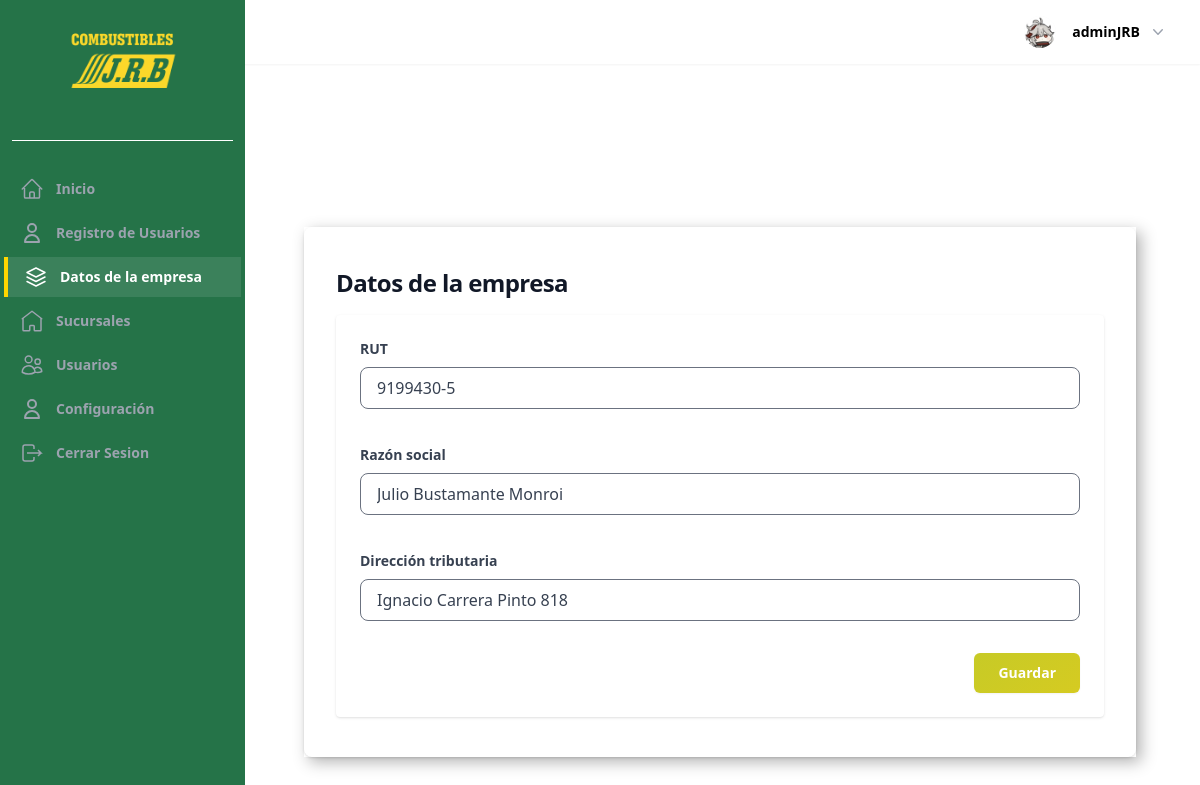
/empresa/ (signed in), run on an earlier commit of the app's database.
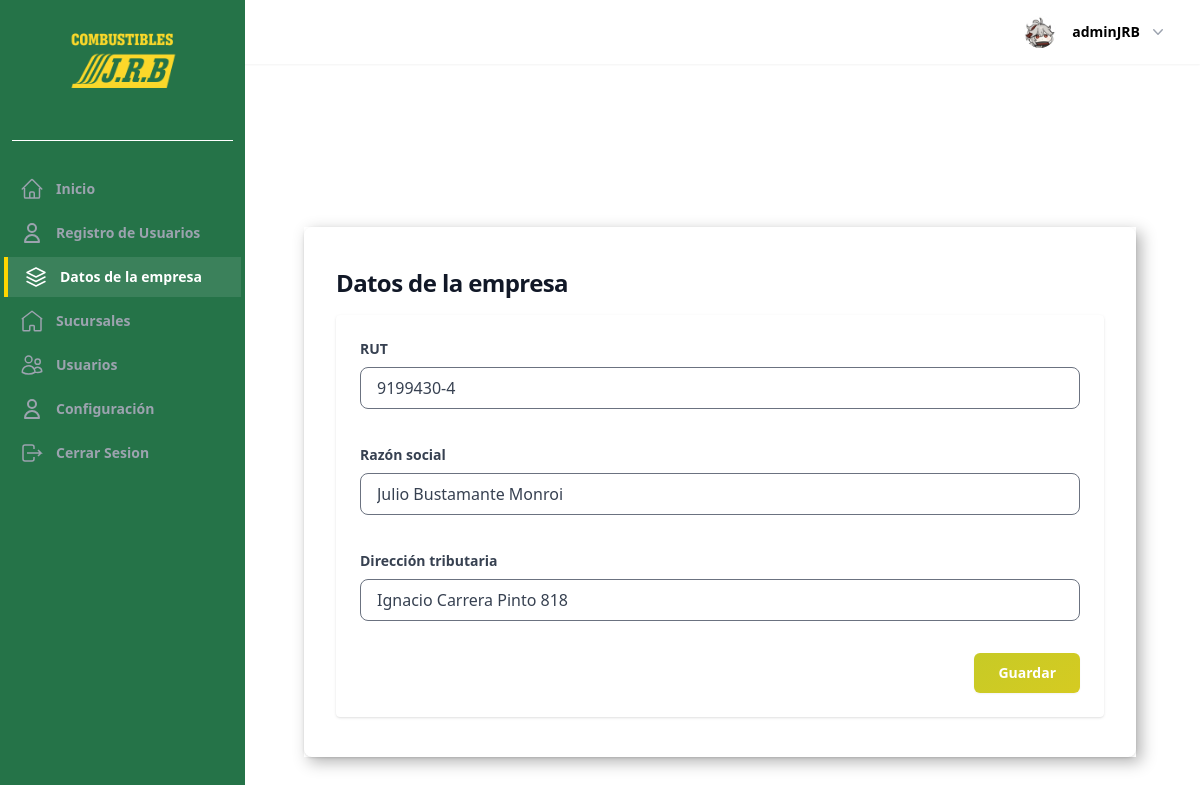
And on a later commit of the database.
### homeApp/models.py (models this page shows, shortened)
class Company(models.Model):
    rut = models.CharField(
        max_length=12,
        unique=True,
        validators=[
            RegexValidator(
                regex=r"^[0-9.]+-[0-9kK]{1}$",
                message="Ingrese un RUT válido en el formato 12.345.678-9",
            )
        ],
        verbose_name="RUT",
    )
    business_name = models.CharField(
        max_length=255,
        verbose_name="Razón social",
    )
    tax_address = models.CharField(
        max_length=255,
        verbose_name="Dirección tributaria",
    )
    profile = models.OneToOneField(
        "UsuarioApp.Profile",
        on_delete=models.CASCADE,
        related_name="company",
        verbose_name="Perfil",
    )
    class Meta:
        verbose_name = "Empresa"
        verbose_name_plural = "Empresas"
        db_table = "UsuarioApp_company"

### UsuarioApp/views.py (the view, shortened to what this page needs)
# urls.py: path("empresa/", views.CompanyUpdateView.as_view(), name="company_edit"),
class CompanyUpdateView(LoginRequiredMixin, RoleRequiredMixin, View):
    template_name = "pages/empresa/empresa_form.html"
    form_class = CompanyForm
    success_url = reverse_lazy("company_edit")
    allowed_roles = ["OWNER"]
    def dispatch(self, request, *args, **kwargs):
        if not request.user.is_authenticated:
            return super().dispatch(request, *args, **kwargs)
        profile = getattr(request.user, "profile", None)
        if not profile or not profile.is_owner():
            return redirect(self.redirect_url)
        self.company_obj, _ = Company.objects.get_or_create(profile=profile)
        return super().dispatch(request, *args, **kwargs)
    def get_form(self, data=None):
        return self.form_class(data=data, instance=getattr(self, "company_obj", None))
    def get(self, request, *args, **kwargs):
        form = self.get_form()
        return render(request, self.template_name, {"form": form})

### UsuarioApp/models.py (called while the page is built)
    def save(self, *args, **kwargs):
        update_last_activity = kwargs.pop("update_last_activity", False)
        if update_last_activity:
            self.last_activity = timezone.now()
            kwargs["update_fields"] = ["last_activity"]
        if self.pk:
            handle_old_image(Profile, self.pk, self.image)
        super(Profile, self).save(*args, **kwargs)
        if self.image and os.path.exists(self.image.path):
            resize_image(self.image.path, 300)
            crop_image(self.image.path, 300)

    def update_last_activity(self):
        self.save(update_last_activity=True)

    def _has_permission(self, code: str) -> bool:
        return bool(self.position_FK and self.position_FK.permission_code == code)

    def is_owner(self) -> bool:
        return self._has_permission("OWNER")

    def is_admin(self) -> bool:
        return self._has_permission("ADMINISTRATOR")

### utils/customer_img.py (called while the page is built, shortened)
def resize_image(img_path, img_size):
    try:
        with Image.open(img_path) as img:
            ancho, alto = img.size
    except (FileExistsError, UnidentifiedImageError):
        print("Error al Redimensionar la imagen")

### templates/pages/empresa/empresa_form.html (shortened to what this page needs)
{% extends "components/Layout/base_pages.html" %}
{% load widget_tweaks %}
{% block content_pages %}
<h1 class="max-w-2xl font-bold tracking-tight text-gray-900 text-2xl mb-4">
    Datos de la empresa
</h1>
<section class="p-6 rounded mt-4 bg-white shadow">
    <form method="post" novalidate>
        <div class="grid grid-cols-1 md:grid-cols-2 gap-6">
            <div>
                <label for="{{ form.rut.id_for_label }}" class="block text-gray-700 text-sm font-bold mb-2">RUT</label>
                {{ form.rut|add_error_class:"border-red-500" }}
            </div>
            <div>
                <label for="{{ form.business_name.id_for_label }}" class="block text-gray-700 text-sm font-bold mb-2">Razón social</label>
                {{ form.business_name|add_error_class:"border-red-500" }}
            </div>
        </div>
        <div class="mt-6">
            <label for="{{ form.tax_address.id_for_label }}" class="block text-gray-700 text-sm font-bold mb-2">Dirección tributaria</label>
            {{ form.tax_address|add_error_class:"border-red-500" }}
        </div>
        <div class="mt-6 flex justify-end">
            {% include "components/btn/button.html" with button_text="Guardar" button_class="px-6" %}
        </div>
    </form>
</section>
{% endblock content_pages %}

What changed in the data, as far as the page shows it:
changed Company "Julio Bustamante Monroi": rut "9199430-5" → "9199430-4"
